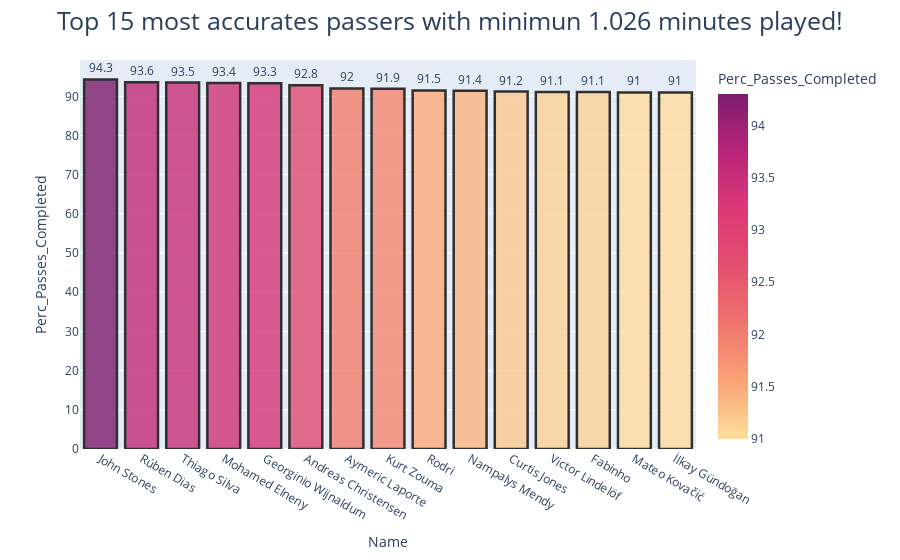

The notebook cell this image was saved under:
### Markdown cell above
### To be more accurate in % pass completion, i defined that's player must has played a minimum 30% of time expected for 38 games in Premier League, that's 1.026 minutes

### Code cell
premier_min = premier.loc[premier['Mins'] > 1026]
pass_acc = px.bar(data_frame=premier_min.nlargest(15, 'Perc_Passes_Completed')[['Perc_Passes_Completed', 'Name']],
                  x='Name', y='Perc_Passes_Completed', color='Perc_Passes_Completed', text='Perc_Passes_Completed',
                  color_continuous_scale='sunsetdark', opacity=0.8)
pass_acc.update_layout(title_text='Top 15 most accurates passers with minimun 1.026 minutes played!', 
                       title_x=0.5, title_font=dict(size=25))
pass_acc.update_traces(marker=dict(line=dict(color='#000000', width=2.5)), textposition='outside')
pass_acc.show()

### Figure 1 — Plotly figure (JSON) as saved in the notebook; plotly's stock layout.template omitted (floating-point values rounded to 4 significant figures)
{"data": [{"hovertemplate": "Name=%{x}<br>Perc_Passes_Completed=%{marker.color}<extra></extra>", "legendgroup": "", "marker": {"color": [94.3, 93.6, 93.5, 93.4, 93.3, 92.8, 92.0, 91.9, 91.5, 91.4, 91.2, 91.1, 91.1, 91.0, 91.0], "coloraxis": "coloraxis", "line": {"color": "#000000", "width": 2.5}, "opacity": 0.8, "pattern": {"shape": ""}}, "name": "", "orientation": "v", "showlegend": false, "text": [94.3, 93.6, 93.5, 93.4, 93.3, 92.8, 92.0, 91.9, 91.5, 91.4, 91.2, 91.1, 91.1, 91.0, 91.0], "textposition": "outside", "type": "bar", "x": ["John Stones", "Rúben Dias", "Thiago Silva", "Mohamed Elneny", "Georginio Wijnaldum", "Andreas Christensen", "Aymeric Laporte", "Kurt Zouma", "Rodri", "Nampalys Mendy", "Curtis Jones", "Victor Lindelöf", "Fabinho", "Mateo Kovačić", "İlkay Gündoğan"], "xaxis": "x", "y": [94.3, 93.6, 93.5, 93.4, 93.3, 92.8, 92.0, 91.9, 91.5, 91.4, 91.2, 91.1, 91.1, 91.0, 91.0], "yaxis": "y"}], "layout": {"barmode": "relative", "coloraxis": {"colorbar": {"title": {"text": "Perc_Passes_Completed"}}, "colorscale": [[0, "rgb(252, 222, 156)"], [0.1667, "rgb(250, 164, 118)"], [0.3333, "rgb(240, 116, 110)"], [0.5, "rgb(227, 79, 111)"], [0.6667, "rgb(220, 57, 119)"], [0.8333, "rgb(185, 37, 122)"], [1, "rgb(124, 29, 111)"]]}, "legend": {"tracegroupgap": 0}, "margin": {"t": 60}, "title": {"font": {"size": 25}, "text": "Top 15 most accurates passers with minimun 1.026 minutes played!", "x": 0.5}, "xaxis": {"anchor": "y", "domain": [0, 1], "title": {"text": "Name"}}, "yaxis": {"anchor": "x", "domain": [0, 1], "title": {"text": "Perc_Passes_Completed"}}}}
